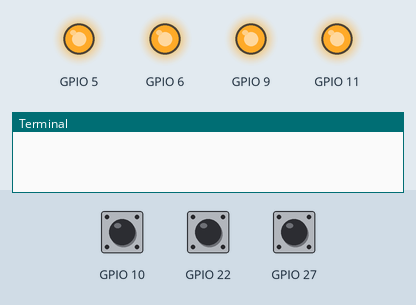
Bench run of a program on a simulated Raspberry Pi (BCM pin numbers). Shown: output pins drawn as LEDs (lit = HIGH), the last lines printed to the terminal. The inputs (shaded band) are chosen by the test bench; at power-on: GPIO 10 HIGH, GPIO 22 HIGH, GPIO 27 HIGH.

Above: at 2.0 s.
At 4.0 s:
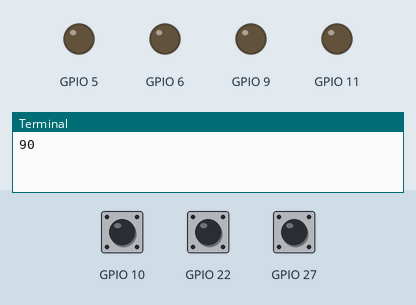
Timing chart, 0 to 6.2 s (numbered marks = the images above):
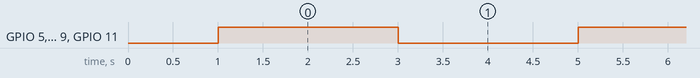

Measured:
- by itself, GPIO 5, GPIO 6, GPIO 9, GPIO 11: alternates HIGH for 2.0 s and LOW for 2.0 s

The program:

gastest.py
```python
import RPi.GPIO as GPIO
import time
GPIO.setmode(GPIO.BCM)
GPIO.setup(27,GPIO.IN)
GPIO.setup(22,GPIO.IN)
GPIO.setup(10,GPIO.IN)
GPIO.setup(6,GPIO.OUT)
GPIO.setup(5,GPIO.OUT)
GPIO.setup(11,GPIO.OUT)
GPIO.setup(9,GPIO.OUT)
time.sleep(1)
while(True):
    GPIO.output(6,GPIO.HIGH)
    GPIO.output(5,GPIO.HIGH)
    GPIO.output(11,GPIO.HIGH)
    GPIO.output(9,GPIO.HIGH)
    time.sleep(2)
    GPIO.output(6,GPIO.LOW)
    GPIO.output(5,GPIO.LOW)
    GPIO.output(11,GPIO.LOW)
    GPIO.output(9,GPIO.LOW)
    if(GPIO.input(27) == GPIO.LOW) and (GPIO.input(22) == GPIO.LOW) and (GPIO.input(10) == GPIO.LOW):
        gas = 20
    if(GPIO.input(27) == GPIO.LOW) and (GPIO.input(22) == GPIO.LOW) and (GPIO.input(10) == GPIO.HIGH):
        gas = 30
    if(GPIO.input(27) == GPIO.LOW) and (GPIO.input(22) == GPIO.HIGH) and (GPIO.input(10) == GPIO.LOW):
        gas = 40
    if(GPIO.input(27) == GPIO.LOW) and (GPIO.input(22) == GPIO.HIGH) and (GPIO.input(10) == GPIO.HIGH):
        gas = 50
    if(GPIO.input(27) == GPIO.HIGH) and (GPIO.input(22) == GPIO.LOW) and (GPIO.input(10) == GPIO.LOW):
        gas = 60
    if(GPIO.input(27) == GPIO.HIGH) and (GPIO.input(22) == GPIO.LOW) and (GPIO.input(10) == GPIO.HIGH):
        gas = 70
    if(GPIO.input(27) == GPIO.HIGH) and (GPIO.input(22) == GPIO.HIGH) and (GPIO.input(10) == GPIO.LOW):
        gas = 80
    if(GPIO.input(27) == GPIO.HIGH) and (GPIO.input(22) == GPIO.HIGH) and (GPIO.input(10) == GPIO.HIGH):
        gas = 90
    print gas
    time.sleep(2)
```
